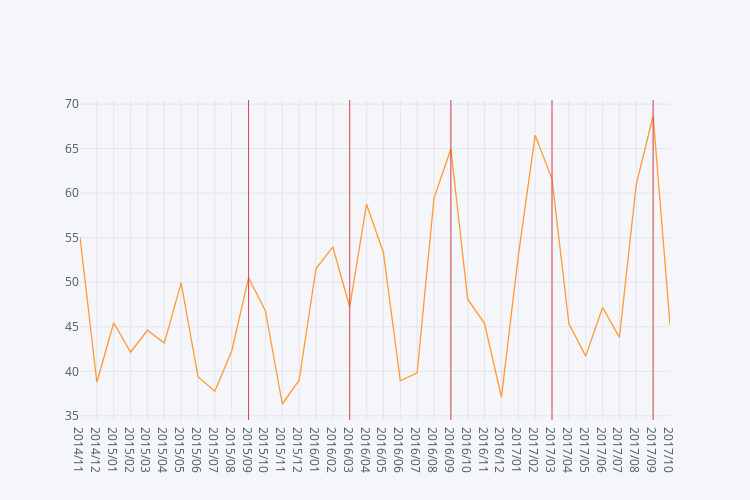

The code cell stored with this chart in its notebook:
### Code cell
iplot(monthly_mean[-36:].iplot(asFigure=True, dimensions=(750, 500), vline=['2017/09', '2017/03', '2016/09', '2016/03', '2015/09']))

### Figure 1 — Plotly figure (JSON) as saved in the notebook; plotly's stock layout.template omitted (floating-point values rounded to 4 significant figures)
{"data": [{"line": {"color": "rgba(255, 153, 51, 1.0)", "dash": "solid", "width": 1.3}, "mode": "lines", "name": "None", "text": "", "type": "scatter", "x": ["2014/11", "2014/12", "2015/01", "2015/02", "2015/03", "2015/04", "2015/05", "2015/06", "2015/07", "2015/08", "2015/09", "2015/10", "2015/11", "2015/12", "2016/01", "2016/02", "2016/03", "2016/04", "2016/05", "2016/06", "2016/07", "2016/08", "2016/09", "2016/10", "2016/11", "2016/12", "2017/01", "2017/02", "2017/03", "2017/04", "2017/05", "2017/06", "2017/07", "2017/08", "2017/09", "2017/10"], "y": [55.07, 38.77, 45.45, 42.14, 44.61, 43.17, 49.94, 39.4, 37.77, 42.29, 50.5, 46.77, 36.33, 39, 51.55, 53.97, 47.23, 58.77, 53.32, 38.93, 39.84, 59.45, 64.97, 48.1, 45.37, 37.1, 52.97, 66.5, 61.58, 45.37, 41.71, 47.17, 43.81, 61.03, 68.67, 45.24]}], "layout": {"height": 500, "legend": {"bgcolor": "#F5F6F9", "font": {"color": "#4D5663"}}, "paper_bgcolor": "#F5F6F9", "plot_bgcolor": "#F5F6F9", "shapes": [{"line": {"color": "#db4052", "dash": "solid", "width": 1}, "type": "line", "x0": "2017/09", "x1": "2017/09", "xref": "x", "y0": 0, "y1": 1, "yref": "paper"}, {"line": {"color": "#db4052", "dash": "solid", "width": 1}, "type": "line", "x0": "2017/03", "x1": "2017/03", "xref": "x", "y0": 0, "y1": 1, "yref": "paper"}, {"line": {"color": "#db4052", "dash": "solid", "width": 1}, "type": "line", "x0": "2016/09", "x1": "2016/09", "xref": "x", "y0": 0, "y1": 1, "yref": "paper"}, {"line": {"color": "#db4052", "dash": "solid", "width": 1}, "type": "line", "x0": "2016/03", "x1": "2016/03", "xref": "x", "y0": 0, "y1": 1, "yref": "paper"}, {"line": {"color": "#db4052", "dash": "solid", "width": 1}, "type": "line", "x0": "2015/09", "x1": "2015/09", "xref": "x", "y0": 0, "y1": 1, "yref": "paper"}], "titlefont": {"color": "#4D5663"}, "width": 750, "xaxis1": {"gridcolor": "#E1E5ED", "showgrid": true, "tickfont": {"color": "#4D5663"}, "title": "", "titlefont": {"color": "#4D5663"}, "zerolinecolor": "#E1E5ED"}, "yaxis1": {"gridcolor": "#E1E5ED", "showgrid": true, "tickfont": {"color": "#4D5663"}, "title": "", "titlefont": {"color": "#4D5663"}, "zerolinecolor": "#E1E5ED"}}}
